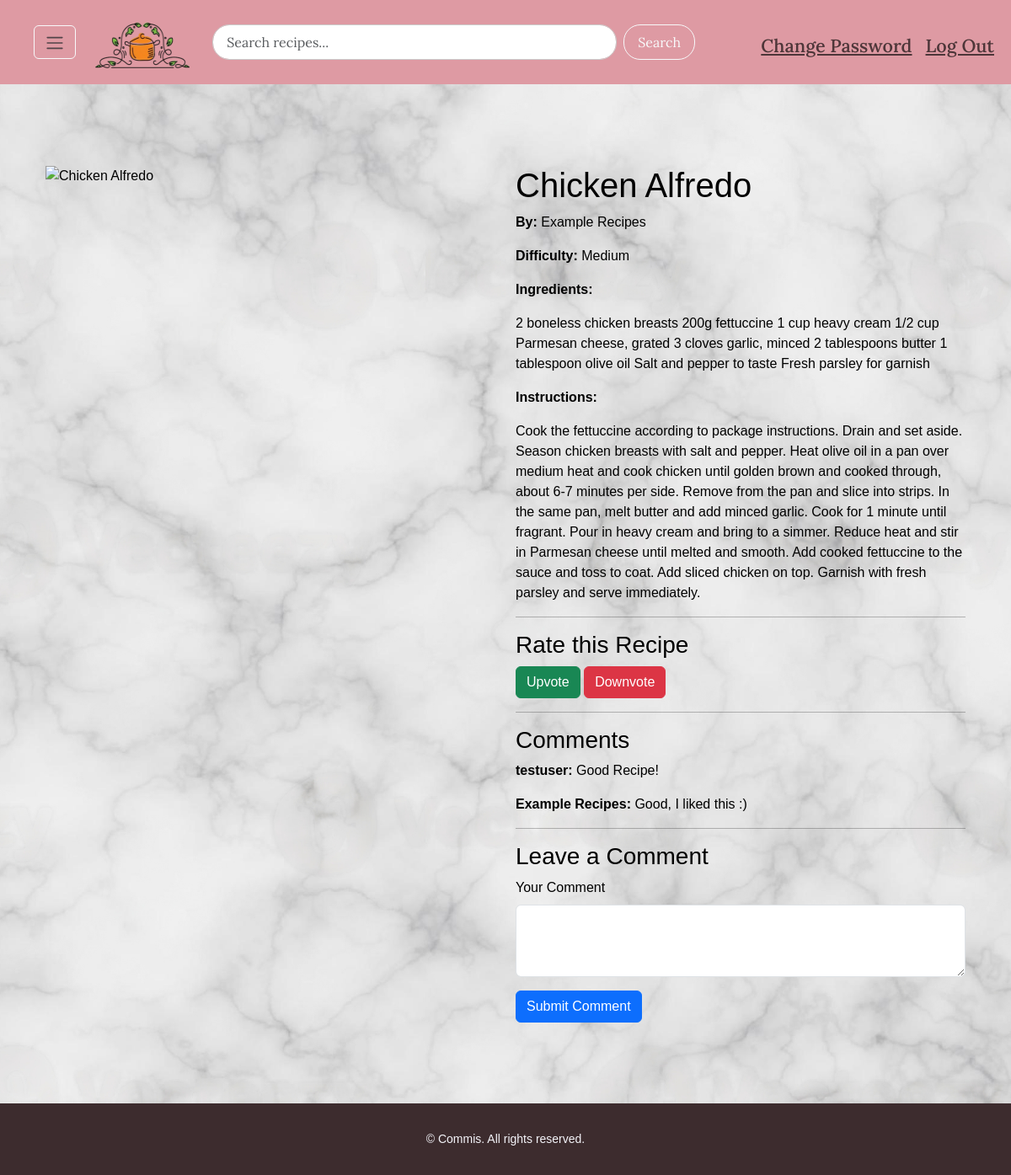
The page /recipe/2 (signed in) on the database its author committed.
### tables this page shows
CREATE TABLE recipes (
    recipe_id INTEGER PRIMARY KEY,
    user_id INTEGER,
    title TEXT NOT NULL,
    ingredients TEXT NOT NULL,
    instructions TEXT NOT NULL,
    difficulty TEXT,
    image_url TEXT,
    FOREIGN KEY (user_id) REFERENCES users(user_id)
);

CREATE TABLE users (
    user_id INTEGER PRIMARY KEY,
    username TEXT UNIQUE NOT NULL,
    password_hash TEXT NOT NULL
);

CREATE TABLE comments (
    comment_id INTEGER PRIMARY KEY,
    user_id INTEGER,
    recipe_id INTEGER,
    comment TEXT NOT NULL,
    rating INTEGER DEFAULT 0,
    FOREIGN KEY (user_id) REFERENCES users(user_id),
    FOREIGN KEY (recipe_id) REFERENCES recipes(recipe_id)
);

### app.py (the view, shortened to what this page needs)
@app.route("/recipe/<int:recipe_id>", methods=["GET", "POST"])
@login_required
def recipe(recipe_id):
    recipe = db.execute("""
        SELECT r.recipe_id, r.title, r.difficulty, r.image_url, r.ingredients, r.instructions, u.username
        FROM recipes r
        JOIN users u ON r.user_id = u.user_id
        WHERE r.recipe_id = ?
    """, recipe_id)
    if not recipe:
        return apology("Recipe not found", 404)
    recipe = recipe[0]
    comments = db.execute("""
        SELECT c.comment, c.rating, u.username
        FROM comments c
        JOIN users u ON c.user_id = u.user_id
        WHERE c.recipe_id = ?
        ORDER BY c.comment_id DESC
    """, recipe_id)
    average_rating = db.execute("""
        SELECT SUM(r.rating) as avg_rating
        FROM ratings r
        WHERE r.recipe_id = ?
    """, recipe_id)[0]["avg_rating"]
    db.execute("INSERT INTO history (user_id, recipe_id) VALUES (?, ?)", session["user_id"], recipe_id)
    return render_template("recipe.html", recipe=recipe, comments=comments, average_rating=average_rating)

### app.py (called while the page is built)
@app.after_request
def after_request(response):
    response.headers["Cache-Control"] = "no-cache, no-store, must-revalidate"
    response.headers["Expires"] = 0
    response.headers["Pragma"] = "no-cache"
    return response

### helpers.py (called while the page is built)
def login_required(f):
    @wraps(f)
    def decorated_function(*args, **kwargs):
        if session.get("user_id") is None:
            return redirect("/login")
        return f(*args, **kwargs)
    return decorated_function

### templates/recipe.html (shortened to what this page needs)
{% extends "layout.html" %}
{% block main %}
    <div class="container my-5" style="Color: Black">
        <div class="row">
            <div class="col-md-6">
                <img src="{{ url_for('static', filename=recipe.image_url.split('static/proj')[1]) }}" alt="{{ recipe.title }}" class="img-fluid">
            </div>
            <div class="col-md-6">
                <h1>{{ recipe.title }}</h1>
                <p><strong>By:</strong> {{ recipe.username }}</p>
                <p><strong>Difficulty:</strong> {{ recipe.difficulty }}</p>
                <p><strong>Ingredients:</strong></p>
                <p>{{ recipe.ingredients }}</p>
                <p><strong>Instructions:</strong></p>
                <p>{{ recipe.instructions }}</p>
                <hr>
                <h3>Rate this Recipe</h3>
                <form action="/recipe/{{ recipe.recipe_id }}" method="post">
                    <button type="submit" name="upvote" class="btn btn-success">Upvote</button>
                    <button type="submit" name="downvote" class="btn btn-danger">Downvote</button>
                </form>
                <hr>
                <h3>Comments</h3>
                {% for comment in comments %}
                <div class="comment">
                    <p><strong>{{ comment.username }}:</strong> {{ comment.comment }}</p>
                </div>
                {% endfor %}
                <hr>
                <h3>Leave a Comment</h3>
                <form action="/recipe/{{ recipe.recipe_id }}" method="post">
                    <div class="mb-3">
                        <label for="comment" class="form-label">Your Comment</label>
                        <textarea class="form-control" id="comment" name="comment" rows="3" required></textarea>
                    </div>
                    <button type="submit" class="btn btn-primary">Submit Comment</button>
                </form>
            </div>
        </div>
    </div>
{% endblock %}

### static/styles.css (style rules this page uses)
html, body { height: 100%; margin: 0; }
body { background-image: url('/static/marble.jpg'); background-size: cover; background-position: center; background-repeat: no-repeat; background-attachment: fixed; }
body { background-color: #f4f4f9; color: #000000; margin: 0; padding: 0; font-family: Arial, sans-serif; }

### rows shown on the page
recipes: title "Chicken Alfredo", difficulty "Medium", ingredients "2 boneless chicken breasts 200g fettuccine 1 cup heavy cream 1/2 cup Parmesan cheese, grated 3 cloves garlic, minced 2 tablespoons butter 1 tablespoon olive oil Salt and pepper to taste Fresh parsley for garnish", instructions "Cook the fettuccine according to package instructions. Drain and set aside. Season chicken breasts with salt and pepper. Heat olive oil in a pan over medium heat and cook chicken until golden brown and cooked through, about 6-7 minutes per side. Remove from the pan and slice into strips. In the same pan, melt butter and add minced garlic. Cook for 1 minute until fragrant. Pour in heavy cream and bring to a simmer. Reduce heat and stir in Parmesan cheese until melted and smooth. Add cooked fettuccine to the sauce and toss to coat. Add sliced chicken on top. Garnish with fresh parsley and serve immediately."
users: username "Example Recipes"
comments: username "testuser", comment "Good Recipe!"
comments: username "Example Recipes", comment "Good, I liked this :)"
